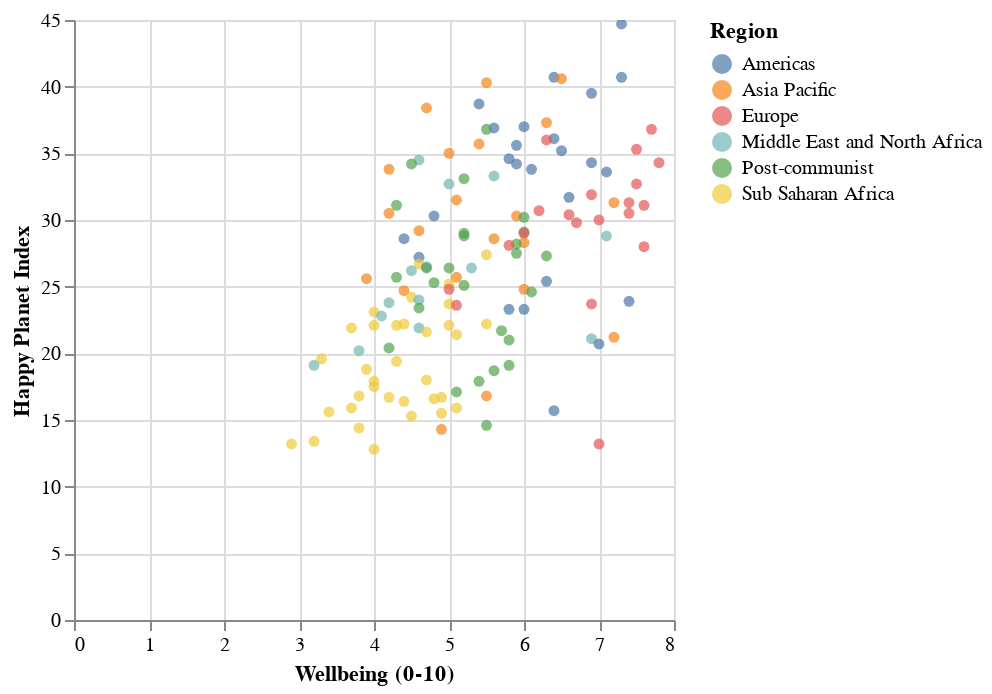

The cell this chart's notebook holds for it:
### Markdown cell above
Add `zooming`

### Code cell
# Create an Altair chart from the hpi_df DataFrame using filled circle markers
alt.Chart(hpi_df).mark_circle().encode(  
    x='Wellbeing (0-10):Q',              # Set the x-axis to the 'Wellbeing (0-10)' column; ':Q' specifies it's a quantitative variable
    y='Happy Planet Index:Q',            # Set the y-axis to the 'Happy Planet Index' column; ':Q' indicates quantitative data
    color='Region:N',                    # Use the 'Region' column to color the points; ':N' indicates a nominal (categorical) variable
).interactive()                          # Enable interactive features such as zooming and panning on the plot

### Figure 1 — Vega-Lite specification as saved in the notebook (floating-point values rounded to 4 significant figures; data arrays with more than 128 entries replaced by an {"elided": "..."} marker saying what was removed)
{"config": {"view": {"continuousWidth": 300, "continuousHeight": 300}}, "data": {"name": "data-e1c068cb61c6a12593f95144d0d2b6ed"}, "mark": {"type": "circle"}, "encoding": {"color": {"field": "Region", "type": "nominal"}, "x": {"field": "Wellbeing (0-10)", "type": "quantitative"}, "y": {"field": "Happy Planet Index", "type": "quantitative"}}, "params": [{"name": "param_1", "select": {"type": "interval", "encodings": ["x", "y"]}, "bind": "scales"}], "$schema": "https://vega.github.io/schema/vega-lite/v5.20.1.json", "datasets": {"data-e1c068cb61c6a12593f95144d0d2b6ed": {"elided": "140 records"}}}
